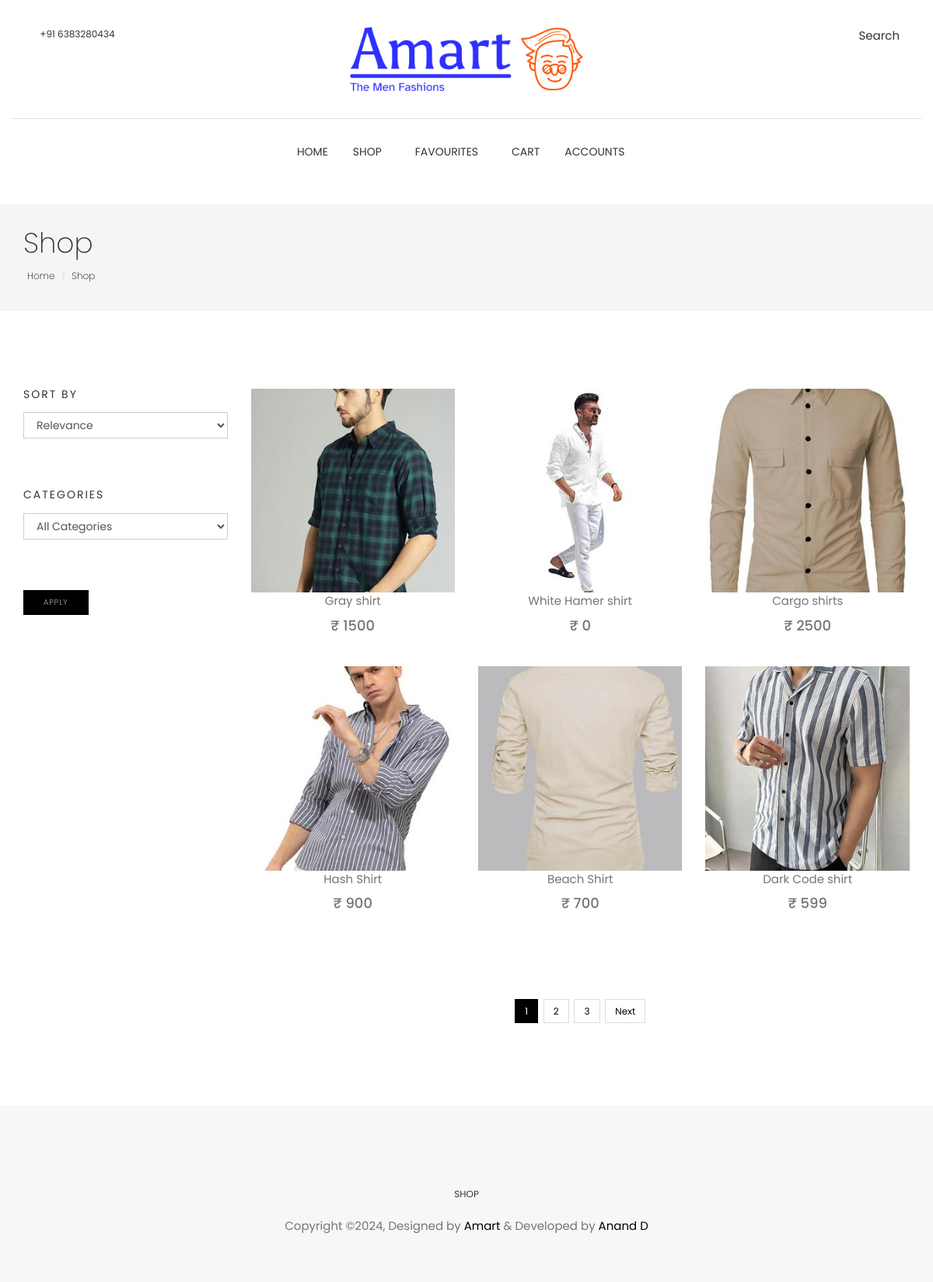
Page /shop/ on the earlier database version.
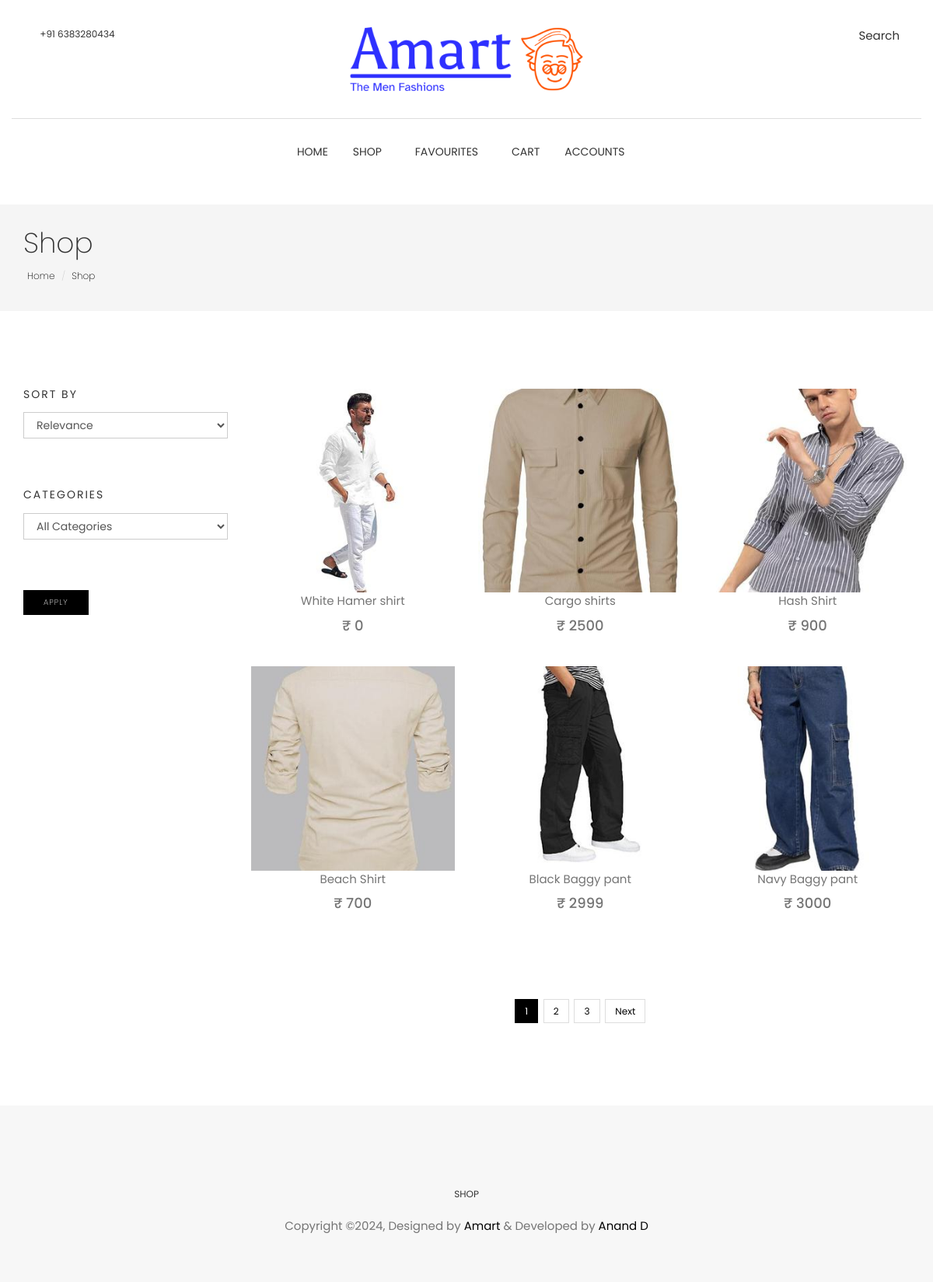
Same page on the later database version.
### product/models.py (models this page shows, shortened)
class Product(SoftDeleteModel):
    name = models.CharField(max_length=100)
    description = models.TextField(max_length=511, null=True, blank=True)
    main_category = models.ForeignKey(
        Category, on_delete=models.CASCADE, related_name="main_category_products"
    )
    subcategories = models.ManyToManyField(
        Category, related_name="subcategory_products", blank=True
    )
    mrp = models.PositiveIntegerField(
        validators=[MinValueValidator(1)], null=True, blank=True
    )
    is_available = models.BooleanField(default=True)
    slug = models.SlugField(unique=True, max_length=100)
    created_at = models.DateTimeField(auto_now_add=True)
    last_modified_at = models.DateTimeField(auto_now=True)
    approved = models.BooleanField(default=True)
    approved_objects = ApprovedProductManager()

class ProductImage(models.Model):
    product = models.ForeignKey(
        Product, related_name="product_images", on_delete=models.CASCADE
    )
    image = models.ImageField(upload_to="images/product_images")
    priority = models.PositiveIntegerField(null=True, blank=True)

### home/views.py (the view, shortened to what this page needs)
# urls.py: path('shop/', views.shop, name='shop'),
def shop(request):
    title = "Shop"
    sort_by = request.session.get("sort_by", "Relevance")
    selected_category = request.session.get("selected_category", "All Categories")
    if "search" in request.GET:
        search_term = request.GET.get("search")
        products = (
            Product.approved_objects.filter(
                Q(name__icontains=search_term)
            )
        )
    else:
        products = (
            Product.approved_objects.all()
        )
    for product in products:
        product.primary_image = product.product_images.filter(priority=1).first()
        product.shop_price = product.inventory_sizes.aggregate(Min('price'))['price__min'] or 0
        if FavouriteItem.objects.filter(
            customer__id=request.user.id, product=product
        ).exists():
            product.is_favourite = True
        else:
            product.is_favourite = False
    paginator = Paginator(products, 6)
    page = request.GET.get("page")
    paged_products = paginator.get_page(page)
    categories = Category.objects.all()
    context = {
        "products": paged_products,
        "categories": categories,
        "title": title,
        "sort_by": sort_by,
        "selected_category": selected_category,
    }
    return render(request, "home/shop.html", context)

### ecom/models.py (called while the page is built)
    def get_queryset(self):
        return super().get_queryset().filter(is_deleted=False)

    def get_queryset(self):
        return super().get_queryset().filter(is_available=True)

### templates/home/shop.html (shortened to what this page needs)
{% extends "home/base.html" %}
{% block content %}
    {% include "home/includes/navigation.html" %}
    <section class="page-header">
        <div class="container">
            <div class="row">
                <div class="col-md-12">
                    <div class="content">
                        <h1 class="page-name">Shop</h1>
                        <ol class="breadcrumb">
                            <li><a href="{% url "home" %}">Home</a></li>
                            <li class="active"><a href="{% url "shop" %}">Shop</a></li>
                        </ol>
                    </div>
                </div>
            </div>
        </div>
    </section>
    <section class="products section">
        <div class="container">
            <div class="row">
                <div class="col-md-3">
                    <form method="POST">
                        <div class="widget">
                            <h4 class="widget-title">Sort By</h4>
                            <select name="sort_by" class="form-control">
                                <option>Relevance</option>
                            </select>
                        </div>
                        <div class="widget">
                            <h4 class="widget-title">Categories</h4>
                            <select name="selected_category" class="form-control">
                                <option>All Categories</option>
                            </select>
                        </div>
                        <button type="submit" class="btn btn-main btn-small">Apply</button>
                    </form>
                </div>
                <div class="col-md-9">
                    <div class="row display-flex">
                        {% for product in products %}
                            <div class="col-xl-3 col-lg-4 col-md-6 col-sm-12">
                                {% include "home/includes/product.html" %}
                            </div>
                        {% endfor %}
                    </div>
                    {% if products.has_other_pages %}
                        <div class="text-center">
                            <ul class="pagination post-pagination">
                                {% for page_number in products.paginator.page_range %}
                                    {% if page_number >= products.number|add:"-1" and page_number <= products.number|add:"1" %}
                                        {% if products.number == page_number %}
                                            <li class="active"><a href="#">{{ page_number }}</a></li>
                                        {% else %}
                                            <li><a href="?page={{ page_number }}">{{ page_number }}</a></li>
                                        {% endif %}
                                    {% elif page_number == products.number|add:"-3" or page_number == products.number|add:"3" %}
                                        <li><span>...</span></li>
                                    {% endif %}
                                {% endfor %}
                                {% if products.has_next %}
                                    {% if products.number < products.paginator.num_pages|add:"-1" %}
                                        <li><a href="?page={{ products.paginator.num_pages }}">{{ products.paginator.num_pages }}</a></li>
                                    {% endif %}
                                    <li><a href="?page={{ products.next_page_number }}">Next</a></li>
                                {% endif %}
                            </ul>
                        </div>
                    {% endif %}
                </div>
            </div>
        </div>
    </section>
    {% include "home/includes/footer.html" %}
{% endblock content %}

### templates/home/includes/product.html (shortened to what this page needs)
{% load static %}
<div class="product-item">
    <div id="product-thumb" class="product-thumb">
		<img id="product-image-id" class="img-responsive" src="{{ product.primary_image.image.url }}" alt="product-img" />
    </div>
    <div class="product-content">
        <a href="{% url "product_page" product.slug %}" target="_blank">
            <p class="truncate">{{ product.name }}</p>
            <p class="price"><strong class="h4">&#8377; {{ product.shop_price }} </strong>
			</p>
        </a>
    </div>
</div>

Differences in the rows shown:
no longer on this page (row edited): Product: primary_image.image (picture), name "Gray shirt", shop_price "1500"
no longer on this page (row edited): Product: primary_image.image (picture), name "Dark Code shirt", shop_price "599"
now on this page (row unchanged): Product: primary_image.image (picture), name "Black Baggy pant", shop_price "2999"
now on this page (row unchanged): Product: primary_image.image (picture), name "Navy Baggy pant", shop_price "3000"
